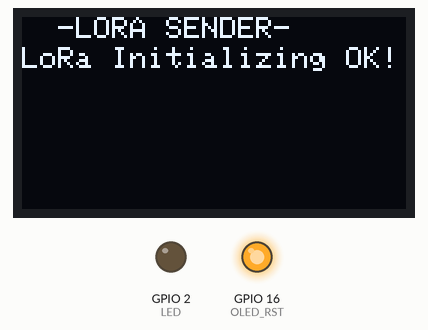
Simulated run of this sketch. Board: ESP32. Shown: 128×64 one-colour display, output pins drawn as LEDs (lit = HIGH). No radio packets arrive unless stated; what the sketch prints to the serial monitor is not drawn.

Above: at 0.2 s.
At 2.3 s:
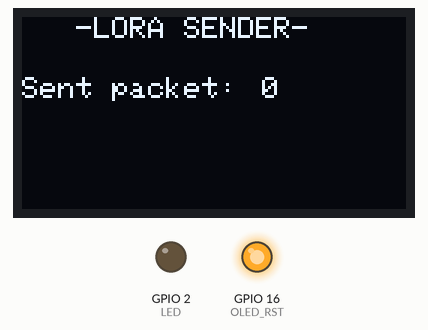
At 12.3 s:
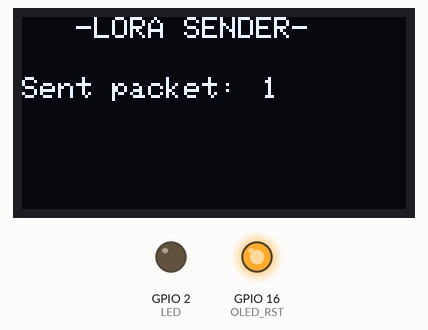
At 32.38 s:
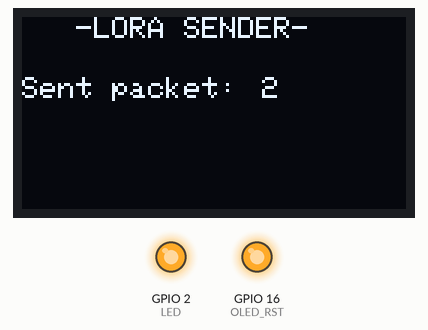
Timing chart, 0 to 33.9 s (numbered marks = the images above):
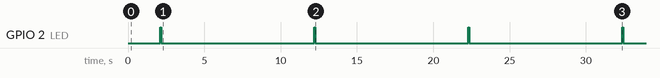

Measured:
- by itself, GPIO 2 (LED): alternates HIGH for 0.06 s and LOW for 10.0 s
- what the display in image 0 shows lasts 2.1 s, from 0.1 s to 2.2 s
- what the display in image 1 shows lasts 10.1 s, from 2.2 s to 12.3 s

The sketch:

LoRa_Sender.ino
```cpp
/*********
  Original code from Rui Santos  https://RandomNerdTutorials.com/ttgo-lora32-sx1276-arduino-ide/

  - Get sensor data
  - Create packet + Unique ID + Checkum
  * Send packet over LoRa

  ? Flag to optionaly disable Display
  ? How to save power?

                        --> 2021 - SA3ARK, SA3ARQ, SM3HHI, SM3MGU <--
*********/

//Libraries for LoRa
#include <SPI.h>
#include <LoRa.h>

//Libraries for OLED Display
#include <Wire.h>
#include <Adafruit_GFX.h>
#include <Adafruit_SSD1306.h>

//LoRa Tansciever [TTGO32 LoRa OLED] [TTGO T-Beam]
#define SCK 5
#define MISO 19
#define MOSI 27
#define SS 18
#define RST 14
#define DIO0 26

//433E6 for Asia
//866E6 for Europe
#define BAND 866E6

//OLED pins [TTGO32 LoRa OLED]
#define OLED_SDA 4
#define OLED_SCL 15
#define OLED_RST 16

//OLED pins [TTGO32 T-Beam]
//#define OLED_SDA 22
//#define OLED_SCL 21
//#define OLED_RST 16

#define SCREEN_WIDTH 128 // Width in pixels
#define SCREEN_HEIGHT 64 // Height in pixels

//LED pin [TTGO32 LoRa OLED]
#define LED 2

//LED pin [TTGO32 T-Beam]
//#define LED 14

/////////////////////////////////////////////////////////////////////////////////
Adafruit_SSD1306 display(SCREEN_WIDTH, SCREEN_HEIGHT, &Wire, OLED_RST);

int counter = 0; //packet counter

void setup() {
  //initialize Serial Monitor
  Serial.begin(115200);

  //Led Pin Output
  pinMode(LED, OUTPUT);

  //reset OLED display via software
  pinMode(OLED_RST, OUTPUT);
  digitalWrite(OLED_RST, LOW);
  delay(20);
  digitalWrite(OLED_RST, HIGH);

  //initialize OLED
  Wire.begin(OLED_SDA, OLED_SCL);
  if(!display.begin(SSD1306_SWITCHCAPVCC, 0x3c, false, false)) { // Address 0x3C for 128x32
    Serial.println(F("SSD1306 allocation failed"));
    for(;;); // Don't proceed, loop forever
  }

  display_splash();
  Serial.println("LoRa Sender");

  //SPI LoRa pins
  SPI.begin(SCK, MISO, MOSI, SS);
  //setup LoRa transceiver module
  LoRa.setPins(SS, RST, DIO0);

  if (!LoRa.begin(BAND)) {
    Serial.println("Starting LoRa failed!");
    while (1);
  }
  // LoRa.setSpreadingFactor(8);           // ranges from 6-12,default 7 see API docs
  Serial.println("LoRa Initializing OK!");
  display.setCursor(0,10);
  display.print("LoRa Initializing OK!");
  display.display();
  delay(2000);
}

void loop() {
  Serial.print("Sending packet: ");
  Serial.println(counter);

  //Send LoRa packet to receiver
  digitalWrite(LED, HIGH); // Light LED when TX
  LoRa.beginPacket();
  LoRa.print("Number: ");
  LoRa.print(counter);
  LoRa.endPacket();
  digitalWrite(LED, LOW);

  update_display(counter);

  counter++;

  delay(10000);
}
```

Functions.ino
```cpp
void update_display(int counter) {
   display.clearDisplay();

   display.setCursor(0,0);
   display.print("   -LORA SENDER-");

   display.setCursor(0,20);
   display.print("Sent packet:");

   display.setCursor(80,20);
   display.print(counter);

   display.display();

}

void display_splash() {
  display.clearDisplay();
  display.setTextColor(WHITE);
  display.setTextSize(1);
  display.setCursor(0,0);
  display.print("  -LORA SENDER-");
  display.display();
}

void blink_led() {
  digitalWrite(LED, HIGH);
  delay(20);
  digitalWrite(LED, LOW);
}
```
